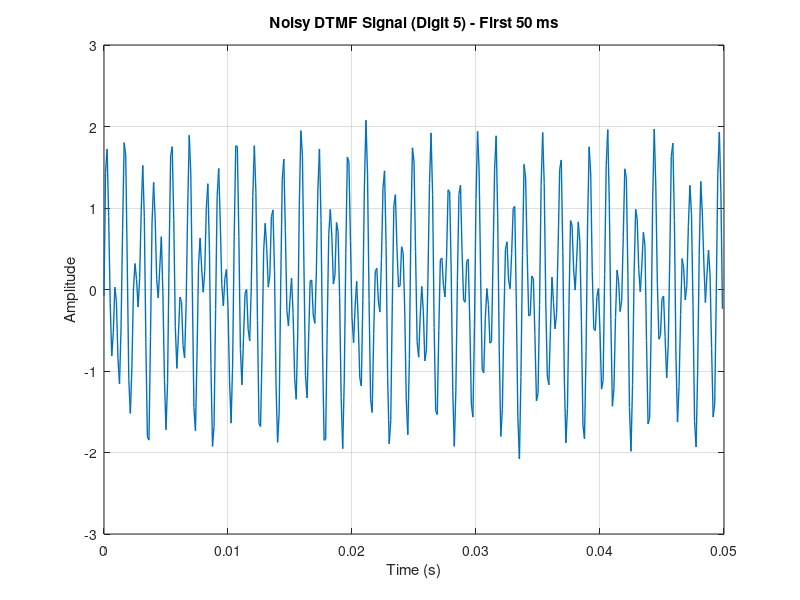
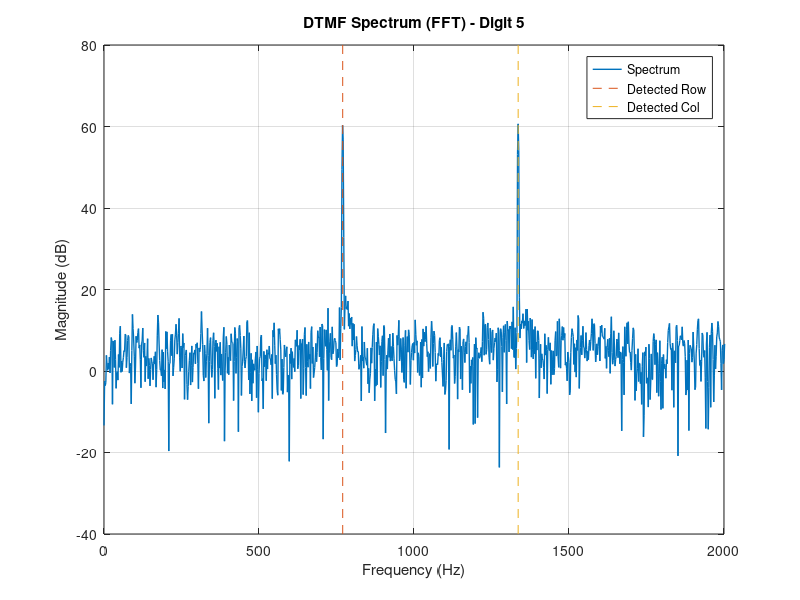

MATLAB code to generate these figures, in order:
clc; clear; close all;

%% DTMF Detection using FFT 

% 1) DTMF frequency sets
rowFreq = [697 770 852 941];
colFreq = [1209 1336 1477 1633];

% Keypad mapping (rows x cols)
keypad = ['1','2','3','A';
          '4','5','6','B';
          '7','8','9','C';
          '*','0','#','D'];

%% 2) User input digit (0-9 only)
keyIn = strtrim(input('Enter a digit (0-9): ','s'));

% Must be exactly one digit character
if length(keyIn) ~= 1 || ~ismember(keyIn, '0123456789')
    error('Enter only ONE digit from 0 to 9.');
end

key = keyIn(1);  % char

% Find row and column for the digit
[r, c] = find(keypad == key);
if isempty(r)
    error('Digit not found in keypad mapping (unexpected).');
end

f1 = rowFreq(r);
f2 = colFreq(c);

%% 3) Generate DTMF tone
Fs = 8000;
T  = 0.5;                       % duration in seconds
t  = (0:1/Fs:T-1/Fs)';

x = sin(2*pi*f1*t) + sin(2*pi*f2*t);

% Optional: listen to the clean tone
% soundsc(x, Fs);

%% 4) Add noise (optional)
noiseAmp = 0.05;
xn = x + noiseAmp*randn(size(x));

%% 5) Windowing + FFT
N = length(xn);
n = (0:N-1)';
w = 0.54 - 0.46*cos(2*pi*n/(N-1));   % Hamming window
xw = xn .* w;

Nfft = 2^nextpow2(N);
X = abs(fft(xw, Nfft));
f = (0:Nfft-1)*(Fs/Nfft);

% Use only half spectrum
half = 1:floor(Nfft/2);
f_half = f(half);
X_half = X(half);

%% 6) Detect row + column frequencies (check magnitudes at known DTMF freqs)
nearestMag = @(freq0) X_half( find(abs(f_half - freq0) == min(abs(f_half - freq0)), 1) );

rowMag = arrayfun(nearestMag, rowFreq);
colMag = arrayfun(nearestMag, colFreq);

[~, r_hat] = max(rowMag);
[~, c_hat] = max(colMag);

detectedKey = keypad(r_hat, c_hat);

%% 7) Print result
fprintf('\nOriginal digit: %c\n', key);
fprintf('Detected row freq: %d Hz\n', rowFreq(r_hat));
fprintf('Detected col freq: %d Hz\n', colFreq(c_hat));
fprintf('Detected digit: %c\n\n', detectedKey);
if detectedKey == key
    fprintf("Detection Successful \n");
else
    fprintf("Detection Failed \n");
end

%% 8) Plots (always refresh Figure 1 and Figure 2)
Ns = min(N, round(0.05*Fs));  % first 50 ms

% Time domain
figure(1); clf;
plot(t(1:Ns), xn(1:Ns), 'LineWidth', 1);
grid on;
xlabel('Time (s)'); ylabel('Amplitude');
title(sprintf('Noisy DTMF Signal (Digit %c) - First 50 ms', key));
saveas(gcf, 'time_waveform.png');

% Frequency spectrum
figure(2); clf;
plot(f_half, 20*log10(X_half + 1e-12), 'LineWidth', 1);
grid on;
xlim([0 2000]);
xlabel('Frequency (Hz)'); ylabel('Magnitude (dB)');
title(sprintf('DTMF Spectrum (FFT) - Digit %c', key));
hold on;

% Mark detected frequencies (no xline needed)
yl = ylim;
plot([rowFreq(r_hat) rowFreq(r_hat)], yl, '--');
plot([colFreq(c_hat) colFreq(c_hat)], yl, '--');
legend('Spectrum','Detected Row','Detected Col');

saveas(gcf, 'spectrum.png');
